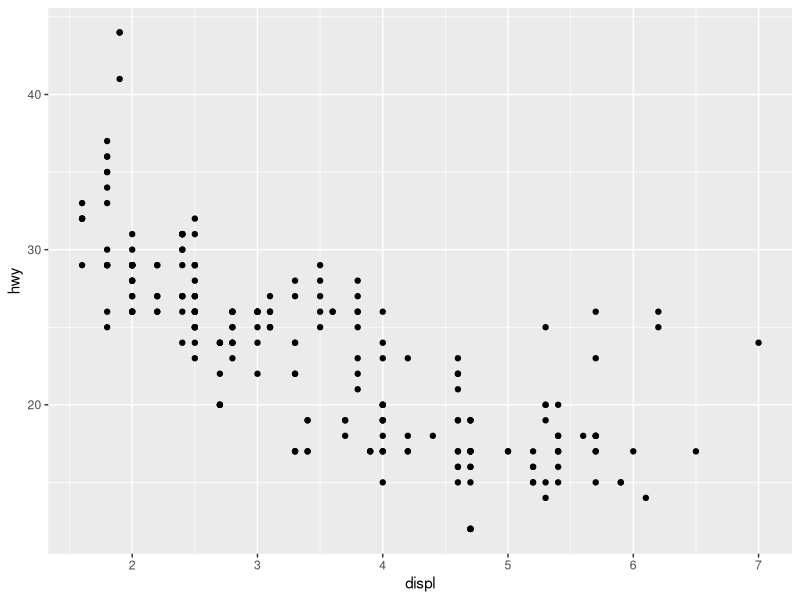
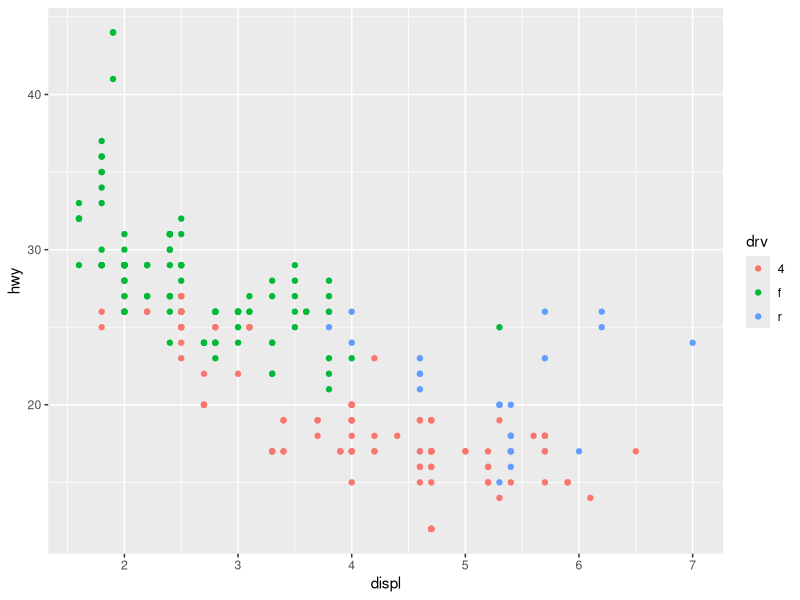
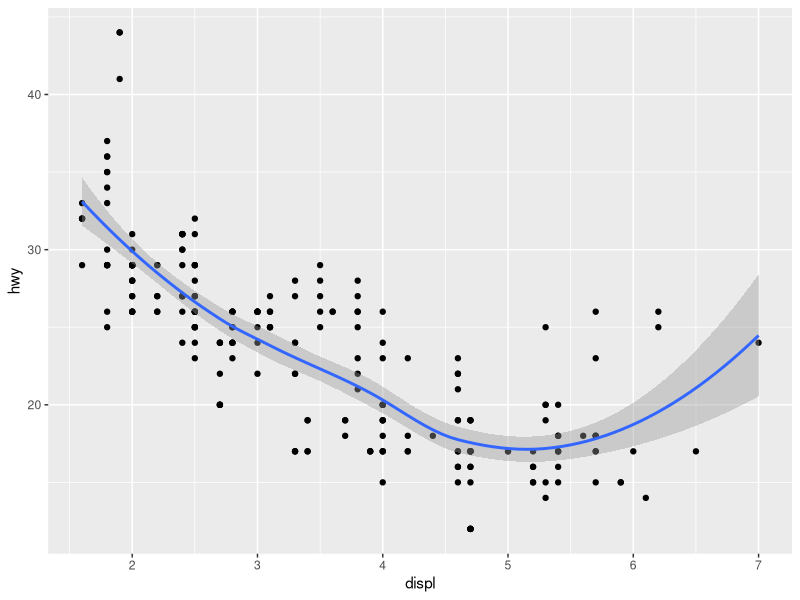
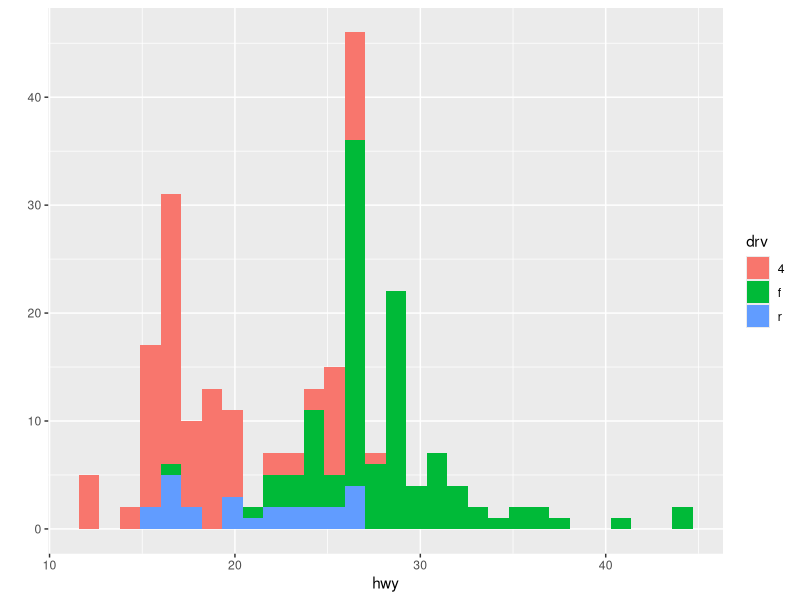
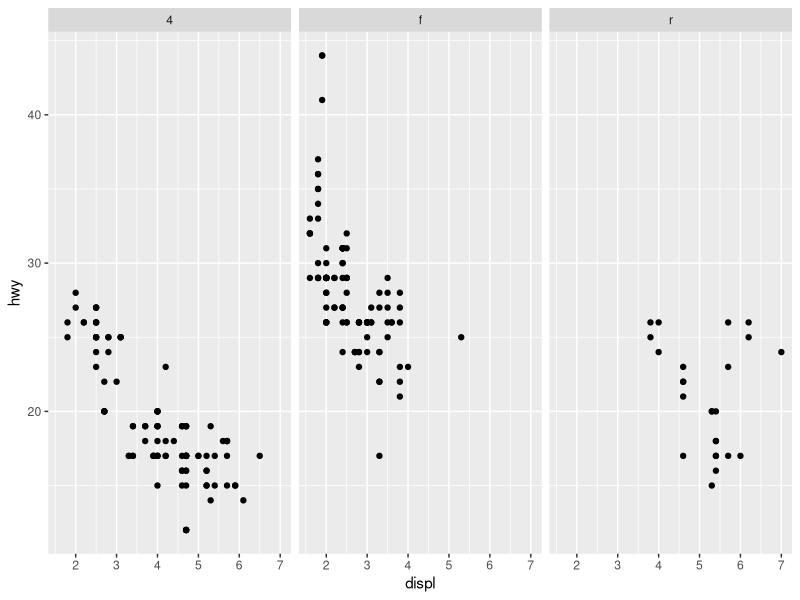
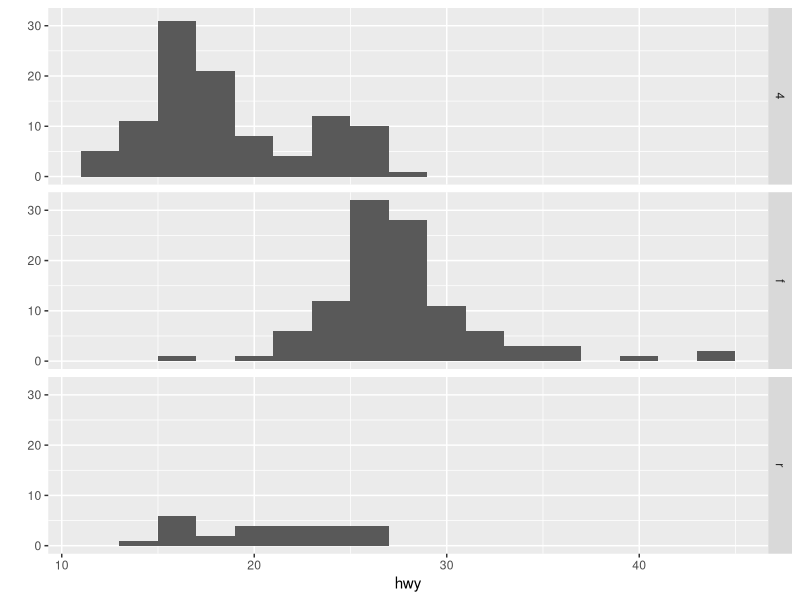

The R script that drew these images, in order:
####ggplot2 -- Grammar of Graphics

##The Basics: qplot() -- hides what goes underneath
##Core function ggplot() -- more flexible

##Example Dataset
library(ggplot2)
str(mpg)

##qplot
qplot(displ, hwy, data = mpg) ##qplot(x,y,data)
qplot(displ, hwy, data = mpg, color = drv) ##specify color
qplot(displ, hwy, data = mpg, geom = c("point", "smooth")) ##add a geom
qplot(hwy, data = mpg, fill = drv) ##histogram
qplot(displ, hwy, data = mpg, facets = . ~ drv) ##Facets, look at separate groups in diff panels.left of ~ row, right of ~ column
qplot(hwy, data = mpg, facets = drv ~ ., binwidth = 2)


